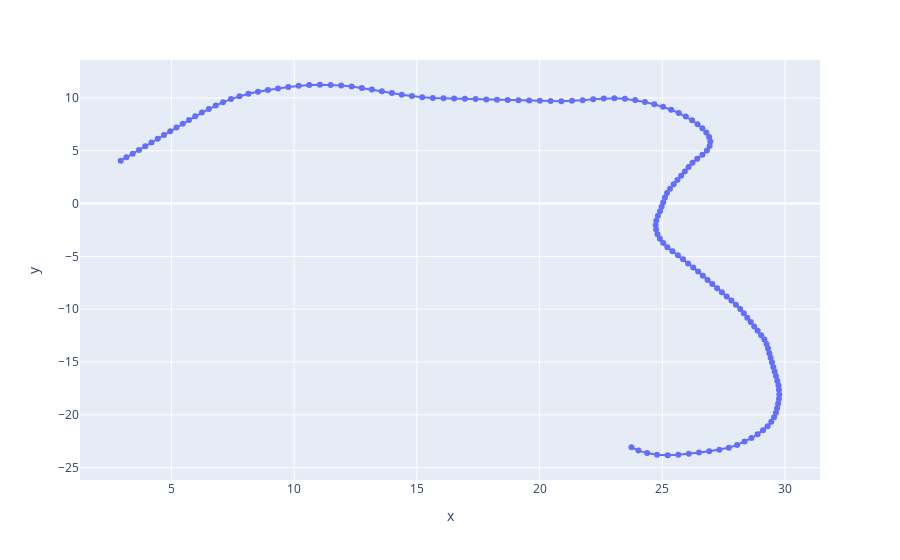

Notebook cell for this chart:
### Code cell
px.line(x = a[50][ :150 ,1], y = a[50][:150 , 0] , markers=True)

### Figure 1 — Plotly figure (JSON) as saved in the notebook; plotly's stock layout.template omitted (floating-point values rounded to 4 significant figures; data arrays with more than 128 entries replaced by an {"elided": "..."} marker saying what was removed)
{"data": [{"hovertemplate": "x=%{x}<br>y=%{y}<extra></extra>", "legendgroup": "", "line": {"color": "#636efa", "dash": "solid"}, "marker": {"symbol": "circle"}, "mode": "markers+lines", "name": "", "orientation": "v", "showlegend": false, "type": "scatter", "x": {"elided": "150 float values"}, "xaxis": "x", "y": {"elided": "150 float values"}, "yaxis": "y"}], "layout": {"legend": {"tracegroupgap": 0}, "margin": {"t": 60}, "xaxis": {"anchor": "y", "domain": [0, 1], "title": {"text": "x"}}, "yaxis": {"anchor": "x", "domain": [0, 1], "title": {"text": "y"}}}}
